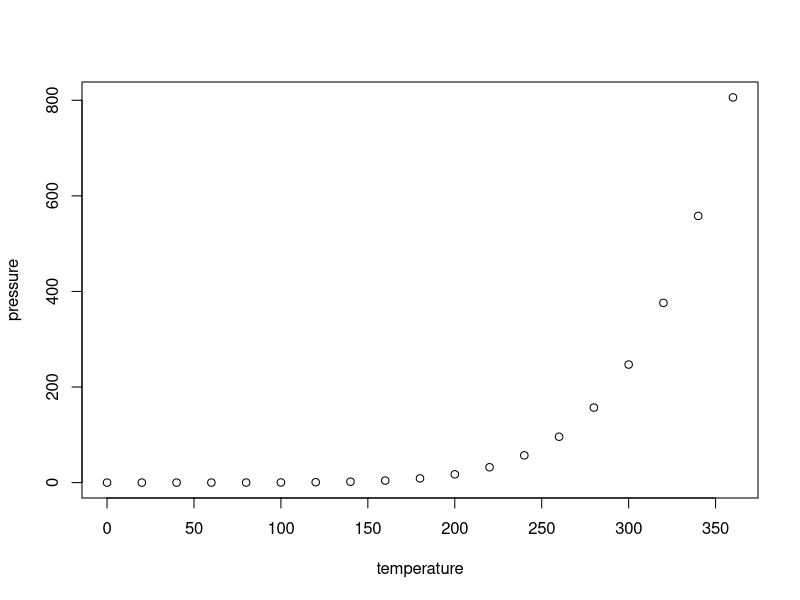
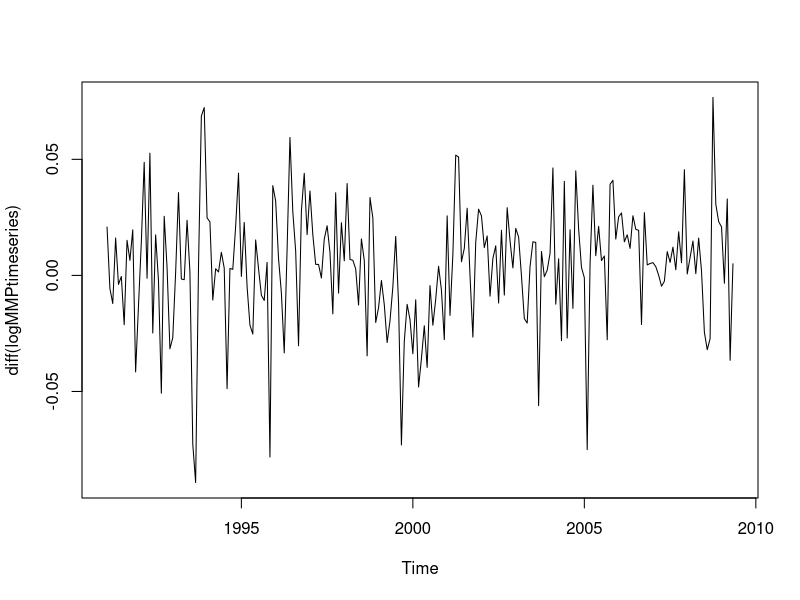
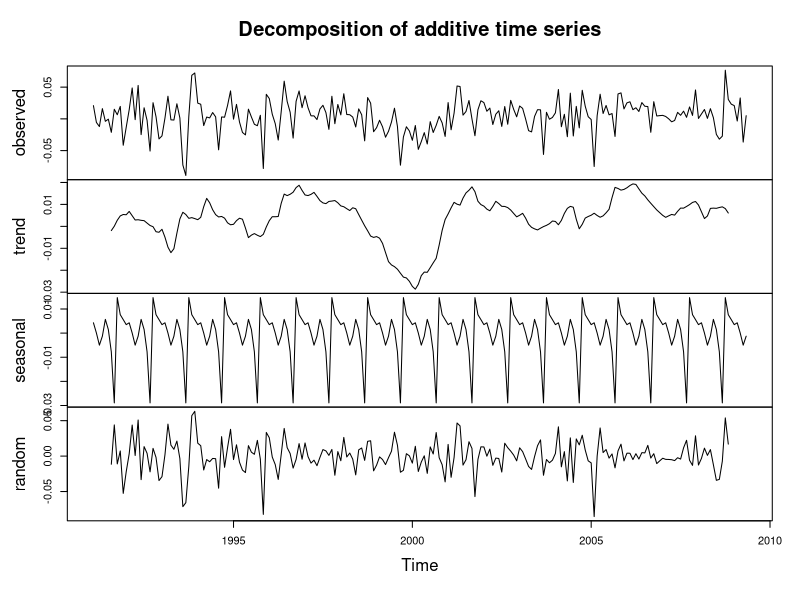
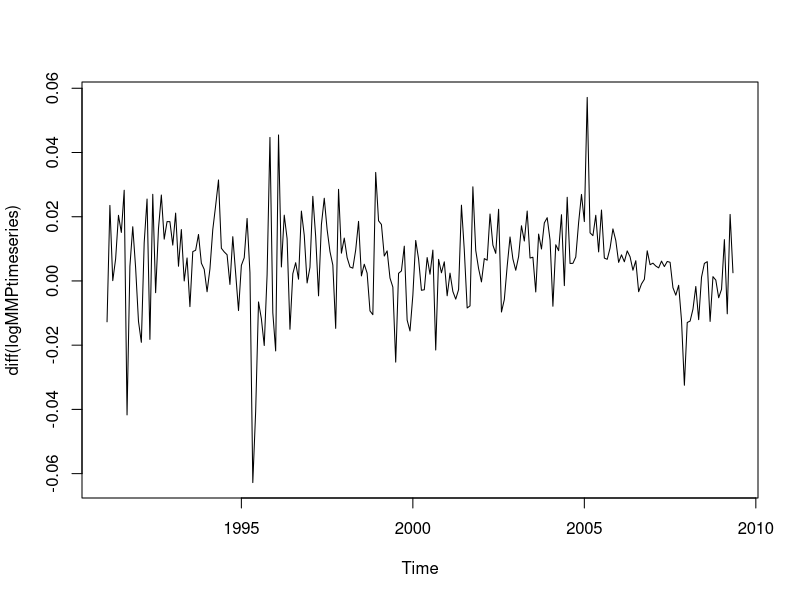
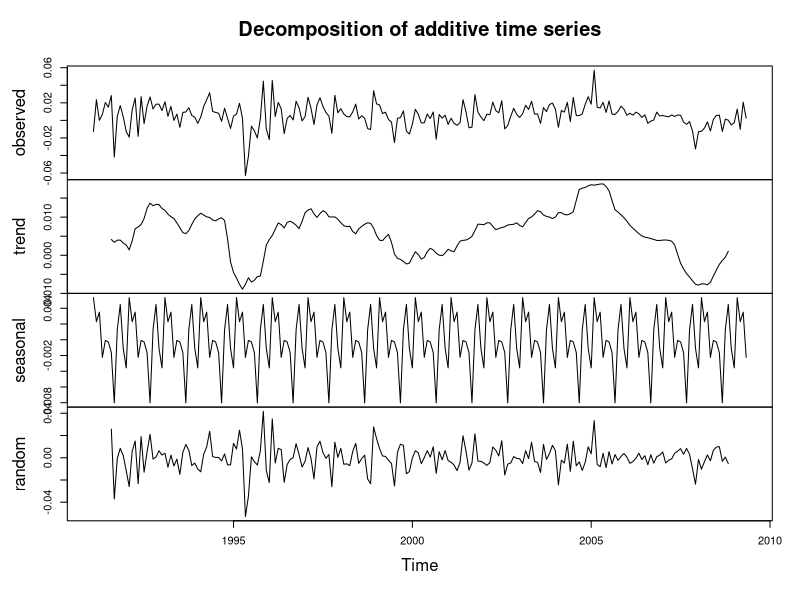
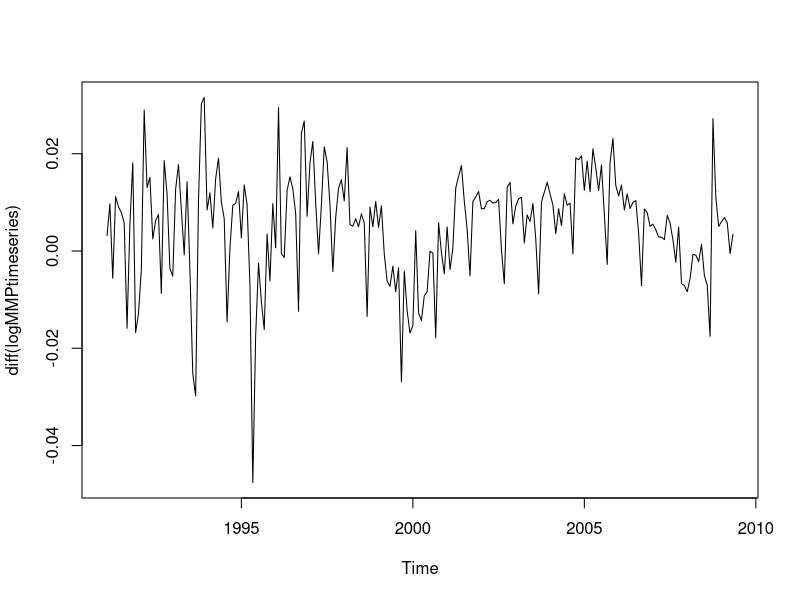
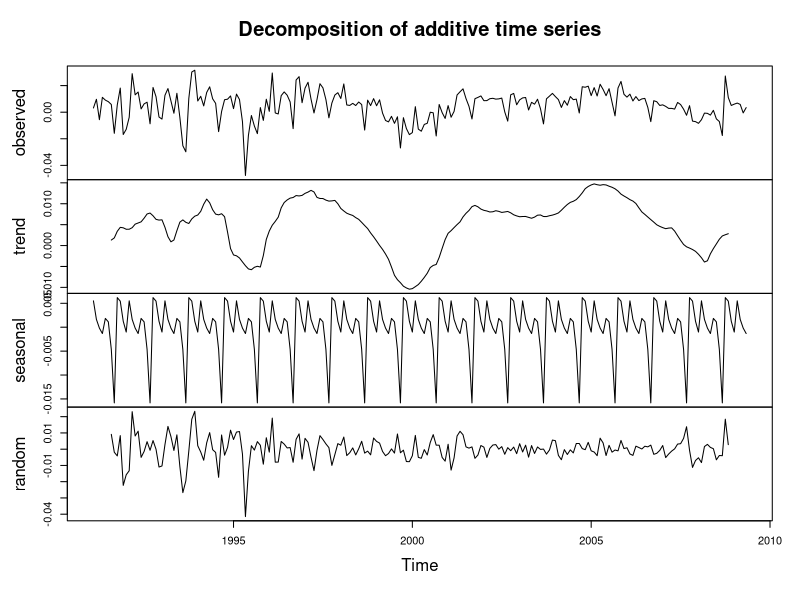

These figures' R source, in order:
## ---- chunk 1
knitr::opts_chunk$set(echo = TRUE)
## ---- chunk 2
summary(cars)
## ---- chunk 3
plot(pressure)
## ---- chunk 4

library ("timeSeries")
library ("ggplot2")


setwd("/home/sergio/Prisiones") 
rm(list=ls())
data = read.csv("POB_SIT.csv",header = FALSE,sep = ",",stringsAsFactors=FALSE)
 
POB = as.integer(c(unlist(data[2:13,2:dim(data)[2]])))
 
SIN = c(rep(c(rep(0,12),rep(1,12),rep(2,12)),900/36))
 
POB_SIN = cbind(POB,SIN)
 
SIND = subset(POB_SIN,POB_SIN[,"SIN"]==0)
 
 
MPP1 = subset(POB_SIN,POB_SIN[,"SIN"]==0)
MPP = MPP1[76:296,"POB"]

##### SERIES DE TIEMPO
#MPP = Male Prison Population

MPPtimeseries <- ts(MPP, frequency=12, start=c(1991,1))

logMMPtimeseries <- log(MPPtimeseries)

plot.ts(diff(logMMPtimeseries))
DeltaMPP = decompose(diff(logMMPtimeseries))
plot(DeltaMPP) 

# ggplot(DeltaMPP)

write.csv(DeltaMPP$trend, file = 'sindicados.txt', row.names = TRUE)

# Crecimiento promedio
mean(DeltaMPP$trend,na.rm = TRUE)*100

####### CONDENADOS 
MPP1 = subset(POB_SIN,POB_SIN[,"SIN"]==1)
MPP = MPP1[76:296,"POB"]

##### SERIES DE TIEMPO
#MPP = Male Prison Population

MPPtimeseries <- ts(MPP, frequency=12, start=c(1991,1))

logMMPtimeseries <- log(MPPtimeseries)

plot.ts(diff(logMMPtimeseries))

#ggplot(yt.views, aes(Date, Views)) + geom_line() +
#  scale_x_date(format = "%b-%Y") + xlab("") + ylab("Daily Views")




DeltaMPP = decompose(diff(logMMPtimeseries))
plot(DeltaMPP) 
# ggplot(DeltaMPP)
write.csv(DeltaMPP$trend, file = 'condenados.txt', row.names = TRUE)

# Crecimiento promedio
mean(DeltaMPP$trend,na.rm = TRUE)*100

####### TOTAL 
MPP1 = subset(POB_SIN,POB_SIN[,"SIN"]==2)
MPP = MPP1[76:296,"POB"]

##### SERIES DE TIEMPO
#MPP = Male Prison Population

MPPtimeseries <- ts(MPP, frequency=12, start=c(1991,1))

logMMPtimeseries <- log(MPPtimeseries)

plot.ts(diff(logMMPtimeseries))
DeltaMPP = decompose(diff(logMMPtimeseries))
plot(DeltaMPP) 
# ggplot(DeltaMPP)
write.csv(DeltaMPP$trend, file = 'condenados.txt', row.names = TRUE)

# Crecimiento promedio
mean(DeltaMPP$trend,na.rm = TRUE)*100
